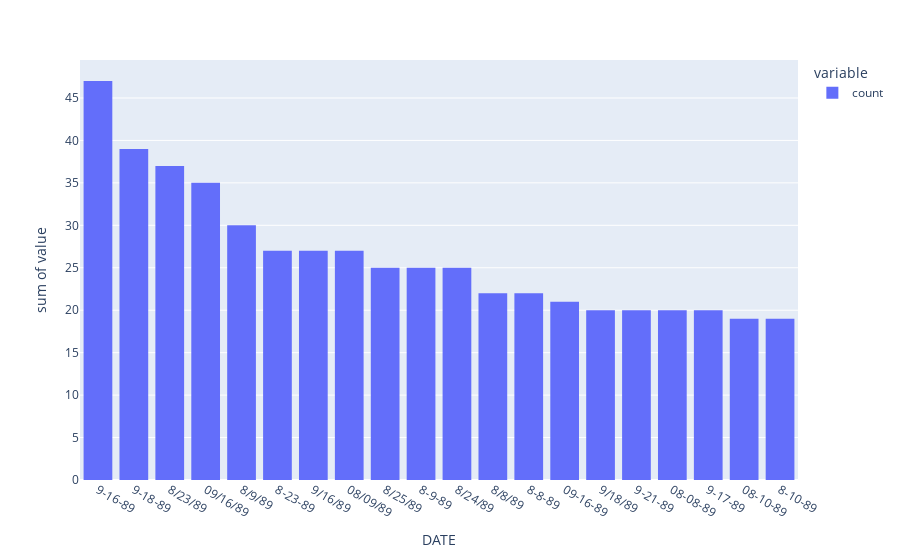
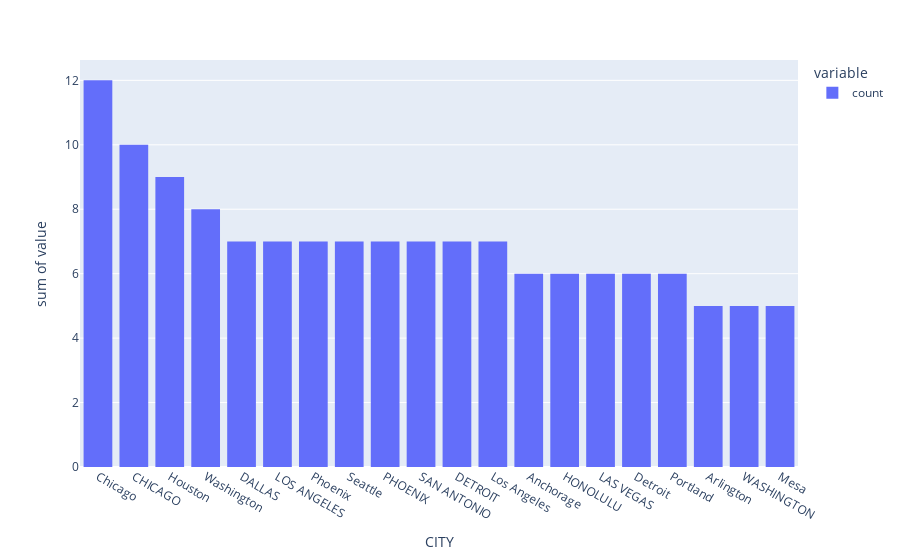
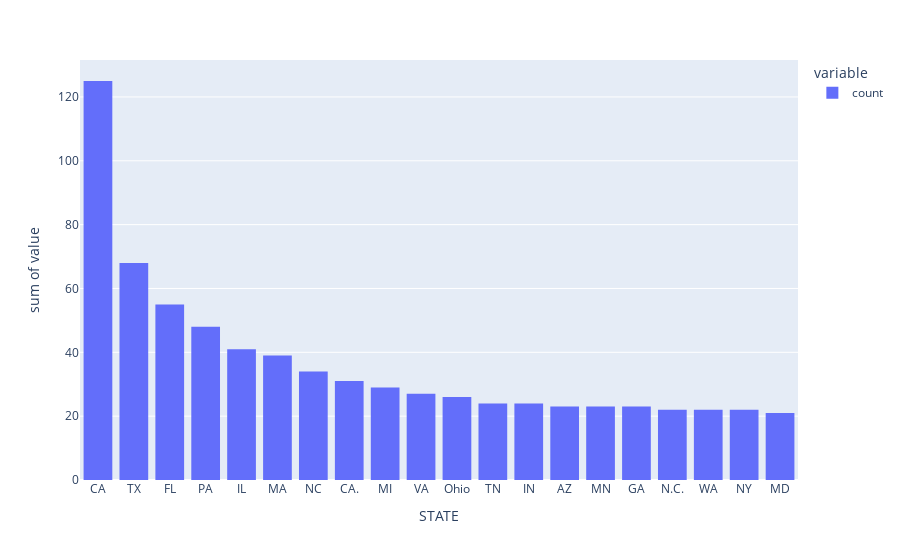
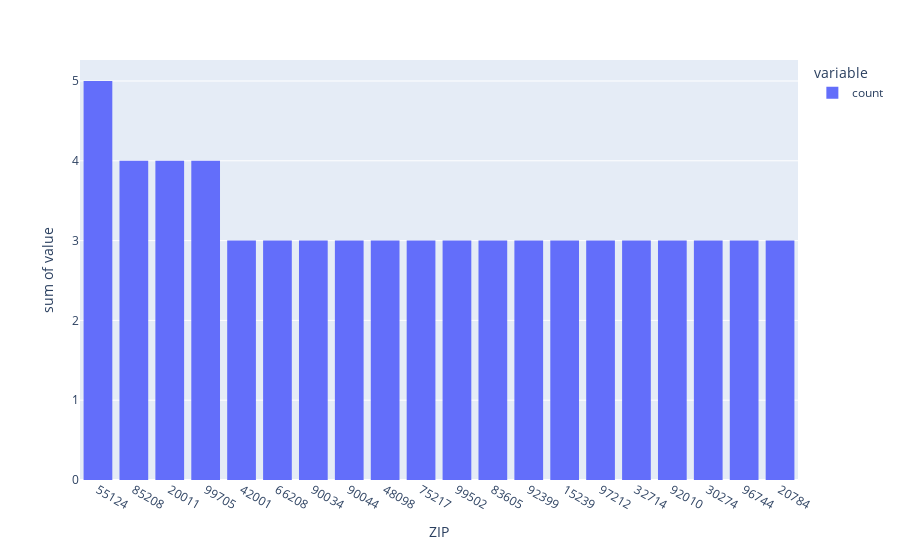

The notebook cell these images were saved under, in order:
### Code cell
for col_name in  ['DATE','CITY', 'STATE', 'ZIP']:
    
    df_ = df.groupby([col_name]).size().to_frame().sort_values([0], ascending = False).reset_index()
    df_.columns = [col_name, 'count']
    fig = px.histogram(df_[:20], x=col_name,y = ['count']) 
    fig.show()
    
    
    print(col_name)
    print(f"""
    max: {np.max(df_['count'])}
    mean: { np.mean(df_['count'])}
    median: {np.median(df_['count'])}
    total unique: {df_.shape[0]}""")
    print("*"*100)

### Figure 1 — Plotly figure (JSON) as saved in the notebook; plotly's stock layout.template omitted (floating-point values rounded to 4 significant figures)
{"data": [{"alignmentgroup": "True", "bingroup": "x", "histfunc": "sum", "hovertemplate": "variable=count<br>DATE=%{x}<br>sum of value=%{y}<extra></extra>", "legendgroup": "count", "marker": {"color": "#636efa", "pattern": {"shape": ""}}, "name": "count", "offsetgroup": "count", "orientation": "v", "showlegend": true, "type": "histogram", "x": ["9-16-89", "9-18-89", "8/23/89", "09/16/89", "8/9/89", "8-23-89", "9/16/89", "08/09/89", "8/25/89", "8-9-89", "8/24/89", "8/8/89", "8-8-89", "09-16-89", "9/18/89", "9-21-89", "08-08-89", "9-17-89", "08-10-89", "8-10-89"], "xaxis": "x", "y": [47, 39, 37, 35, 30, 27, 27, 27, 25, 25, 25, 22, 22, 21, 20, 20, 20, 20, 19, 19], "yaxis": "y"}], "layout": {"barmode": "relative", "legend": {"title": {"text": "variable"}, "tracegroupgap": 0}, "margin": {"t": 60}, "xaxis": {"anchor": "y", "domain": [0, 1], "title": {"text": "DATE"}}, "yaxis": {"anchor": "x", "domain": [0, 1], "title": {"text": "sum of value"}}}}

### Figure 2 — Plotly figure (JSON) as saved in the notebook; plotly's stock layout.template omitted (floating-point values rounded to 4 significant figures)
{"data": [{"alignmentgroup": "True", "bingroup": "x", "histfunc": "sum", "hovertemplate": "variable=count<br>CITY=%{x}<br>sum of value=%{y}<extra></extra>", "legendgroup": "count", "marker": {"color": "#636efa", "pattern": {"shape": ""}}, "name": "count", "offsetgroup": "count", "orientation": "v", "showlegend": true, "type": "histogram", "x": ["Chicago", "CHICAGO", "Houston", "Washington", "DALLAS", "LOS ANGELES", "Phoenix", "Seattle", "PHOENIX", "SAN ANTONIO", "DETROIT", "Los Angeles", "Anchorage", "HONOLULU", "LAS VEGAS", "Detroit", "Portland", "Arlington", "WASHINGTON", "Mesa"], "xaxis": "x", "y": [12, 10, 9, 8, 7, 7, 7, 7, 7, 7, 7, 7, 6, 6, 6, 6, 6, 5, 5, 5], "yaxis": "y"}], "layout": {"barmode": "relative", "legend": {"title": {"text": "variable"}, "tracegroupgap": 0}, "margin": {"t": 60}, "xaxis": {"anchor": "y", "domain": [0, 1], "title": {"text": "CITY"}}, "yaxis": {"anchor": "x", "domain": [0, 1], "title": {"text": "sum of value"}}}}

### Figure 3 — Plotly figure (JSON) as saved in the notebook; plotly's stock layout.template omitted (floating-point values rounded to 4 significant figures)
{"data": [{"alignmentgroup": "True", "bingroup": "x", "histfunc": "sum", "hovertemplate": "variable=count<br>STATE=%{x}<br>sum of value=%{y}<extra></extra>", "legendgroup": "count", "marker": {"color": "#636efa", "pattern": {"shape": ""}}, "name": "count", "offsetgroup": "count", "orientation": "v", "showlegend": true, "type": "histogram", "x": ["CA", "TX", "FL", "PA", "IL", "MA", "NC", "CA.", "MI", "VA", "Ohio", "TN", "IN", "AZ", "MN", "GA", "N.C.", "WA", "NY", "MD"], "xaxis": "x", "y": [125, 68, 55, 48, 41, 39, 34, 31, 29, 27, 26, 24, 24, 23, 23, 23, 22, 22, 22, 21], "yaxis": "y"}], "layout": {"barmode": "relative", "legend": {"title": {"text": "variable"}, "tracegroupgap": 0}, "margin": {"t": 60}, "xaxis": {"anchor": "y", "domain": [0, 1], "title": {"text": "STATE"}}, "yaxis": {"anchor": "x", "domain": [0, 1], "title": {"text": "sum of value"}}}}

### Figure 4 — Plotly figure (JSON) as saved in the notebook; plotly's stock layout.template omitted (floating-point values rounded to 4 significant figures)
{"data": [{"alignmentgroup": "True", "bingroup": "x", "histfunc": "sum", "hovertemplate": "variable=count<br>ZIP=%{x}<br>sum of value=%{y}<extra></extra>", "legendgroup": "count", "marker": {"color": "#636efa", "pattern": {"shape": ""}}, "name": "count", "offsetgroup": "count", "orientation": "v", "showlegend": true, "type": "histogram", "x": ["55124", "85208", "20011", "99705", "42001", "66208", "90034", "90044", "48098", "75217", "99502", "83605", "92399", "15239", "97212", "32714", "92010", "30274", "96744", "20784"], "xaxis": "x", "y": [5, 4, 4, 4, 3, 3, 3, 3, 3, 3, 3, 3, 3, 3, 3, 3, 3, 3, 3, 3], "yaxis": "y"}], "layout": {"barmode": "relative", "legend": {"title": {"text": "variable"}, "tracegroupgap": 0}, "margin": {"t": 60}, "xaxis": {"anchor": "y", "domain": [0, 1], "title": {"text": "ZIP"}}, "yaxis": {"anchor": "x", "domain": [0, 1], "title": {"text": "sum of value"}}}}
